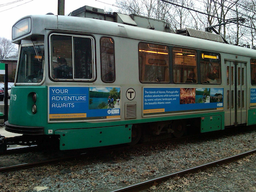
#> input picture cpLabs/lab3/images/green.png, 256 x 192 px, shrunk from 500 x 375 before the run
$ jupyter execute Lab3_ApplyHomography.ipynb
#> lines starting #> are read from the running program, lines starting #| are printed output that depends on the picture; after the words box and inside, x2 and y2 are one past the last pixel; in counts of white or black regions, pixels touching at a corner belong together
# Lab 3
## Task 1: Apply Homography (20 pts)

For given images and a homography `H`, we will apply the homography to an `poster_img` into `train_img`.

[cell 1]
from IPython.display import Image
import numpy as np
import cv2

train_img = cv2.imread("images/green.png")
#> train_img is the input picture: shape (192, 256, 3); mean B, G, R 85.8, 90.1, 79.3
poster_img = cv2.imread("images/poster.png")
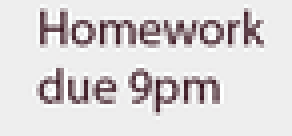
#> input picture cpLabs/lab3/images/poster.png, 73 x 34 px, shrunk from 143 x 66 before the run (shown 4 times larger)
#> poster_img is the input picture: shape (34, 73, 3); mean B, G, R 216.4, 215.3, 219.3

H = np.array([
        [ 0.8346, -0.0058, -141.3292],
        [ 0.0116,  0.8025,  -78.2148],
        [-0.0002, -0.0006,    1.    ]] )

Helper function to calculate new coordinates from given homography and other to check if int or float is in given range:

[cell 2]
def calculate_coords(y, x, H):
    old_coordinates = [
        [y],
        [x],
        [1]
    ]

    [newY, newX, newW] = np.dot(H, old_coordinates)
    return (newY / newW, newX / newW)

def __between(v, min_v, max_v):
    return v>=min_v and v<max_v

Now we will iterate over the output image, and take `poster_img` when possible, and `train_img` when the coordinates are outside `poster_img`.

[cell 3]
def apply_homography_nn(train_img, poster_img, H):
    output_img = train_img.copy()

    (height, width, channels) = output_img.shape
#> height = 192; width = 256; channels = 3
    (poster_h, poster_w, poster_c) = poster_img.shape
#> poster_h = 34; poster_w = 73; poster_c = 3

    for y in range(0, height):
        for x in range(0, width):
            (y_pos, x_pos) = calculate_coords(y, x, H)
            y_pos = int(y_pos)
            x_pos = int(x_pos)

            if __between(y_pos, 0, poster_h) and __between(x_pos, 0, poster_w):
                output_img[y, x] = poster_img[y_pos, x_pos]
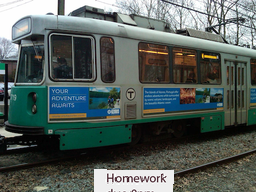
#> output_img: shape (192, 256, 3); 3.59% of pixels changed, all inside (x1, y1, x2, y2) = (94, 169, 174, 192)
    return output_img

output_img = apply_homography_nn(train_img, poster_img, H)
output_path = 'output/trainNN.png'
cv2.imwrite(output_path,output_img)
Image(output_path)

## Task 2: Bilinear Interpolation (20 pts)

For the same pair of images and homography we will try to interpolate values for the coordinates "beetwin pixels" using bilinear interpolation.

[cell 4]
def bilinear_interpolation(y,x,y1,y2,x1,x2,v11,v12,v21,v22):
    denominator = float((x2-x1)*(y2-y1))
    result  = (((x2-x)*(y2-y))/denominator)*v11
    result += (((x-x1)*(y2-y))/denominator)*v12
    result += (((x2-x)*(y-y1))/denominator)*v21
    result += (((x-x1)*(y-y1))/denominator)*v22
    return int(result)

[cell 5]
def apply_homography_bi(train_img, poster_img, H):
    output_img = train_img.copy()

    (height, width, channels) = output_img.shape
    (poster_h, poster_w, poster_c) = poster_img.shape

    for y in range(0, height):
        for x in range(0, width):
            (y_pos, x_pos) = calculate_coords(y, x, H)
            y1 = int(y_pos)
            y2 = y1+1
            x1 = int(x_pos)
            x2 = x1+1

            if  __between(y1, 0, poster_h) \
            and __between(x1, 0, poster_w) \
            and __between(y2, 0, poster_h) \
            and __between(x2, 0, poster_w):
                for i in range(0, channels):
                    output_img[y, x, i] = bilinear_interpolation(
                        y_pos,x_pos,
                        y1,y2,x1,x2,
                        poster_img[y1, x1, i],
                        poster_img[y1, x2, i],
                        poster_img[y2, x1, i],
                        poster_img[y2, x2, i]
                    )
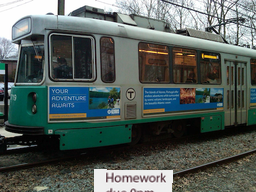
#> output_img: shape (192, 256, 3); 3.54% of pixels changed, all inside (x1, y1, x2, y2) = (94, 169, 173, 192)
    return output_img

output_img = apply_homography_bi(train_img, poster_img, H)
output_path = 'output/trainBI.png'
cv2.imwrite(output_path,output_img)
Image(output_path)

As we can see at the output image, the border is quite ugly. Little fix for that:

[cell 6]
def apply_homography_bi2(train_img, poster_img, H):
    output_img = train_img.copy()

    (height, width, channels) = output_img.shape
    (poster_h, poster_w, poster_c) = poster_img.shape

    for y in range(0, height):
        for x in range(0, width):
            (y_pos, x_pos) = calculate_coords(y, x, H)
            y1 = int(y_pos)
            y2 = y1+1
            x1 = int(x_pos)
            x2 = x1+1

            by1 = __between(y1, 0, poster_h)
            bx1 = __between(x1, 0, poster_w)
            by2 = __between(y2, 0, poster_h)
            bx2 = __between(x2, 0, poster_w)
            if by1 or bx1 or by2 or bx2:
                for i in range(0, channels):
                    v11=v12=v21=v22 = output_img[y, x, i]
                    if by1 and bx1:
                        v11 = poster_img[y1, x1, i]
                    if by1 and bx2:
                        v12 = poster_img[y1, x2, i]
                    if by2 and bx1:
                        v21 = poster_img[y2, x1, i]
                    if by2 and bx2:
                        v22 = poster_img[y2, x2, i]

                    output_img[y, x, i] = bilinear_interpolation(
                        y_pos,x_pos,
                        y1,y2,x1,x2,
                        v11,v12,v21,v22
                    )
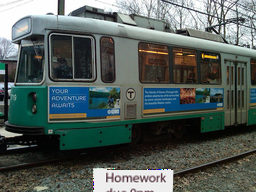
#> output_img: shape (192, 256, 3); 16.8% of pixels changed, all inside (x1, y1, x2, y2) = (0, 0, 256, 192)
    return output_img

output_img = apply_homography_bi2(train_img, poster_img, H)
output_path = 'output/trainBI2.png'
cv2.imwrite(output_path,output_img)
Image(output_path)
